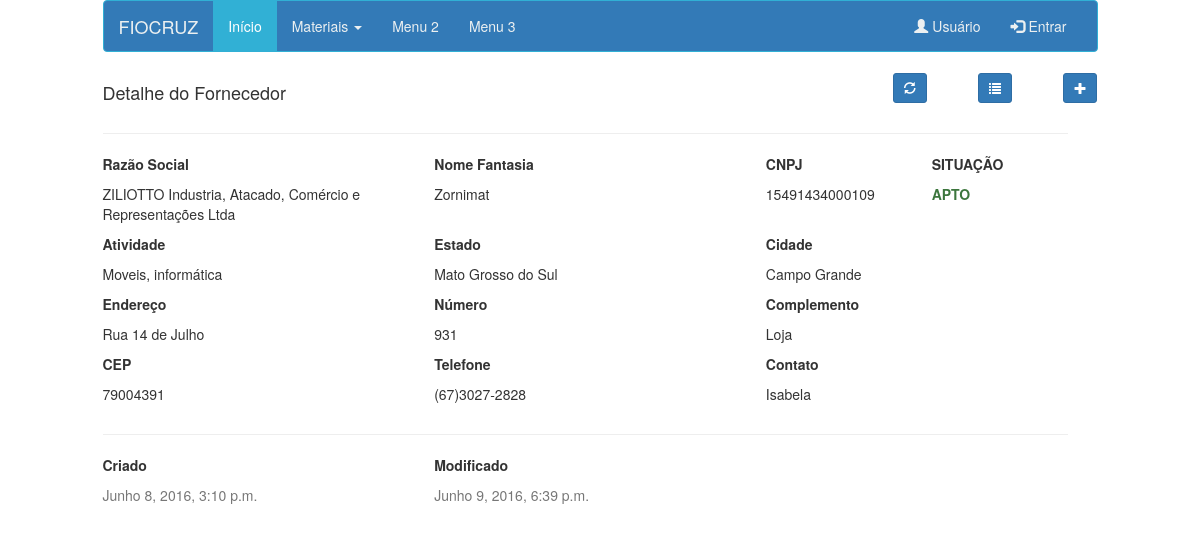
Screenshot of /fornecedor/detalhe/1/ with the database file from the repository.
### fornecedor/models.py (models this page shows, shortened)
class Fornecedor(models.Model):
	razaosocial	= models.CharField(max_length=80,null=False)
	nomefantasia= models.CharField(max_length=40,null=False)
	cnpj		= models.IntegerField()
	atividade	= models.CharField(max_length=20,null=False)
	estado		= models.ForeignKey(Estado)
	cidade		= models.ForeignKey(Municipio)
	endereco 	= models.CharField(max_length=40,null=False)
	numero		= models.IntegerField()
	complemento	= models.CharField(max_length=40,null=True)
	cep			= models.CharField(max_length=8,null=False)
	telefone	= models.CharField(max_length=20,null=False)
	contato		= models.CharField(max_length=40,null=True)
	criado	 	= models.DateTimeField(auto_now=False,auto_now_add=True)
	atualizado 	= models.DateTimeField(auto_now=True,auto_now_add=False)
	situacao	= models.BooleanField()
	class Meta:
		ordering = ['-atualizado','-criado']
	def get_absolute_url(self):
		return reverse('fornecedor:detalhe', kwargs={'id':self.id})

### core/models.py (models this page shows, shortened)
class Estado(models.Model):
	sigla		= models.CharField(max_length=2,null=False)
	nome		= models.CharField(max_length=20,null=False)
	criado	 	= models.DateTimeField(auto_now=False,auto_now_add=True)
	atualizado 	= models.DateTimeField(auto_now=True,auto_now_add=False)
	class Meta:
		ordering = ['sigla']
	def __str__(self):
		return self.nome

class Municipio(models.Model):
	nome		= models.CharField(max_length=30)
	estado      = models.ForeignKey(Estado)
	criado	 	= models.DateTimeField(auto_now=False,auto_now_add=True)
	atualizado 	= models.DateTimeField(auto_now=True,auto_now_add=False)
	class Meta:
		ordering = ['nome']
	def __str__(self):
		return self.nome

### fornecedor/views.py (the view)
# urls.py: url(r'^detalhe/(?P<id>\d+)/$', fornecedor_detalhe, name='detalhe'),
def fornecedor_detalhe(request,id):
	queryset_detalhe = Fornecedor.objects.get(id=id)
	context = { 'fornecedor':queryset_detalhe}
	return render(request,'fornecedor_detalhe.html', context)

### fornecedor/templates/fornecedor_detalhe.html
{% extends 'base.html' %}
{% block header %}
<div class="row">
    <div class="col-sm-4">
        <h4>Detalhe do Fornecedor</h4>
    </div>
    <div class="col-sm-5">
    </div>
    <form>
        <div class="col-sm-1 text-right">
            <button title='Atualizar lista' class='btn btn-primary btn-sm' type='submit' formaction="{{ fornecedor.get_absolute_url }}">
            <span class="glyphicon glyphicon-refresh"></span></button>
        </div>
        <div class="col-sm-1 text-right">
            <button title='Listar Fornecedores' class='btn btn-primary btn-sm' type='submit' formaction="{%  url 'fornecedor:lista' %}">
            <span class="glyphicon glyphicon-list"></span></button>
        </div>
        <div class="col-sm-1 text-right">
            <button title='Novo Fornecedor' class='btn btn-primary btn-sm' type='submit' formaction="{%  url 'fornecedor:cria' %}">
            <span class="glyphicon glyphicon-plus"></span></button>
        </div>
    </form>
</div>
{% endblock %}
{% block main %}
<div class="row col-sm-12">
  <hr>
	<div class="row">
  		<div class="col-sm-4">
    		<p><strong>Razão Social</strong></p>
    		<p>{{fornecedor.razaosocial}}</p>
  		</div>
  		<div class="col-sm-4">
    		<p><strong>Nome Fantasia</strong></p>
    		<p>{{fornecedor.nomefantasia}}</p>
  		</div>
  		<div class="col-sm-2">
    		<p><strong>CNPJ</strong></p>
    		<p>{{fornecedor.cnpj}}</p>
  		</div>
      <div class="col-sm-2">
      <p><strong>SITUAÇÃO</strong></p>
        {% if fornecedor.situacao %}
          <p><strong class='text-success'>APTO</strong></p>
        {% else %}
          <p><strong class='text-danger'>NÃO APTO</strong></p>
        {% endif %}
      </div>
	</div>
</div>
<div class="row col-sm-12">
  <div class="row">
      <div class="col-sm-4">
        <p><strong>Atividade</strong></p>
        <p>{{fornecedor.atividade}}</p>
      </div>
      <div class="col-sm-4">
        <p><strong>Estado</strong></p>
        <p>{{fornecedor.estado}}</p>
      </div>
      <div class="col-sm-4">
        <p><strong>Cidade</strong></p>
        <p>{{fornecedor.cidade}}</p>
      </div>
  </div>
</div>
<div class="row col-sm-12">
	<div class="row">
      <div class="col-sm-4">
        <p><strong>Endereço</strong></p>
        <p>{{fornecedor.endereco}}</p>
      </div>
      <div class="col-sm-4">
        <p><strong>Número</strong></p>
        <p>{{fornecedor.numero}}</p>
      </div>
  		<div class="col-sm-4">
        <p><strong>Complemento</strong></p>
        <p>{{fornecedor.complemento}}</p>
  		</div>
	</div>
</div>
  <div class="row col-sm-12">
    <div class="row">
        <div class="col-sm-4">
          <p><strong>CEP</strong></p>
          <p>{{fornecedor.cep}}</p>
        </div>
        <div class="col-sm-4">
          <p><strong>Telefone</strong></p>
          <p>{{fornecedor.telefone}}</p>
        </div>
        <div class="col-sm-4">
          <p><strong>Contato</strong></p>
          <p>{{fornecedor.contato}}</p>
        </div>
    </div>
  </div>
  <div class="row col-sm-12">
    <hr>
    <div class="row">
        <div class="col-sm-4">
          <p><strong>Criado</strong></p>
          <p class='text-muted'>{{fornecedor.criado}}</p>
        </div>
        <div class="col-sm-4">
          <p><strong>Modificado</strong></p>
          <p class='text-muted'>{{fornecedor.atualizado}}</p>
        </div>
        <div class="col-sm-4">
        </div>
    </div>
</div>
{% endblock %}

### core/templates/base.html (shortened to what this page needs)
{% load staticfiles %}
<!DOCTYPE html>
<html lang='pt-br'>
<head>
	<link rel='stylesheet' href='/static/css/bootstrap.min.css'>
	<link rel='stylesheet' href='/static/css/fiocruz.css'>
</head>
<body>
	<div class='conteiner'>
		{% include 'menu.html' %}
		{% include 'message.html' %}
		<div class='row'>
			<div class='col-sm-1'></div>
			<div class='col-sm-10'>
			{% block header %}
			{% endblock %}
			{% block main %}
			{% endblock %}
			</div>
			<div class='col-sm-1'></div>
		</div>
	</div>
</body>
</html>

### core/templates/menu.html (shortened to what this page needs)
<div class='row'>
    <div class='col-sm-10'>
      <nav class="navbar navbar-default">
        <div class="container-fluid">
          <div class="navbar-header">
            <a class="navbar-brand" href="#">FIOCRUZ</a>
          </div>
          <div class="collapse navbar-collapse" id="myNavbar">
            <ul class="nav navbar-nav">
              <li class="active"><a href="#">Início</a></li>
              <li class="dropdown">
                <a class="dropdown-toggle" data-toggle="dropdown" href="#">Materiais <span class="caret"></span></a>
              </li>
              <li><a href="#">Menu 2</a></li>
              <li><a href="#">Menu 3</a></li>
            </ul>
            <ul class="nav navbar-nav navbar-right">
              <li><a href="#"><span class="glyphicon glyphicon-user"></span> Usuário</a></li>
              <li><a href="#"><span class="glyphicon glyphicon-log-in"></span> Entrar</a></li>
            </ul>
          </div>
        </div>
      </nav>
    </div>
</div>

### core/templates/message.html (shortened to what this page needs)
<div class='row'>
<div class='col-sm-2'>
</div>
<div class='col-sm-8'>
</div>
<div class='col-sm-2'></div>
</div>

### armazem/static/css/fiocruz.css (style rules this page uses)
.navbar-default { background-color: #337ab7; border-color: #31b0d5; }
.navbar-default .navbar-brand { color: #ecf0f1; }
.navbar-default .navbar-nav > li > a { color: #ecf0f1; }
.navbar-default .navbar-nav > .active > a, .navbar-default .navbar-nav > .active > a:hover, .navbar-default .navbar-nav > .active > a:focus { color: #ffffff; background-color: #31b0d5; }
.navbar-default .navbar-collapse, .navbar-default .navbar-form { border-color: #ecf0f1; }

### rows the page displays
Fornecedor: razaosocial "ZILIOTTO Industria, Atacado, Comércio e Representações Ltda", nomefantasia "Zornimat", cnpj "15491434000109", atividade "Moveis, informática", estado "Mato Grosso do Sul", cidade "Campo Grande", endereco "Rua 14 de Julho", numero "931", complemento "Loja", cep "79004391", telefone "(67)3027-2828", contato "Isabela", criado "Junho 8, 2016, 3:10 p.m.", atualizado "Junho 9, 2016, 6:39 p.m."
